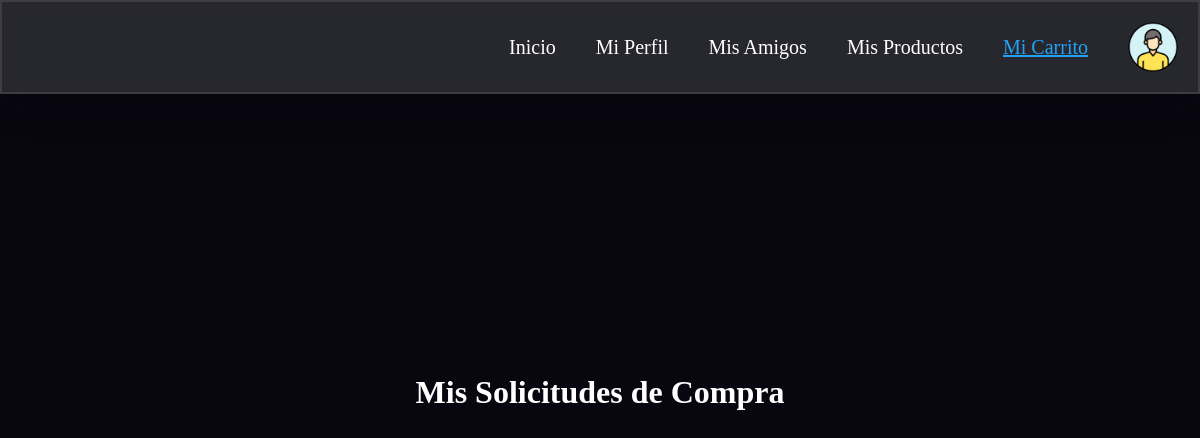
The app's page /carrito (signed in), older data.
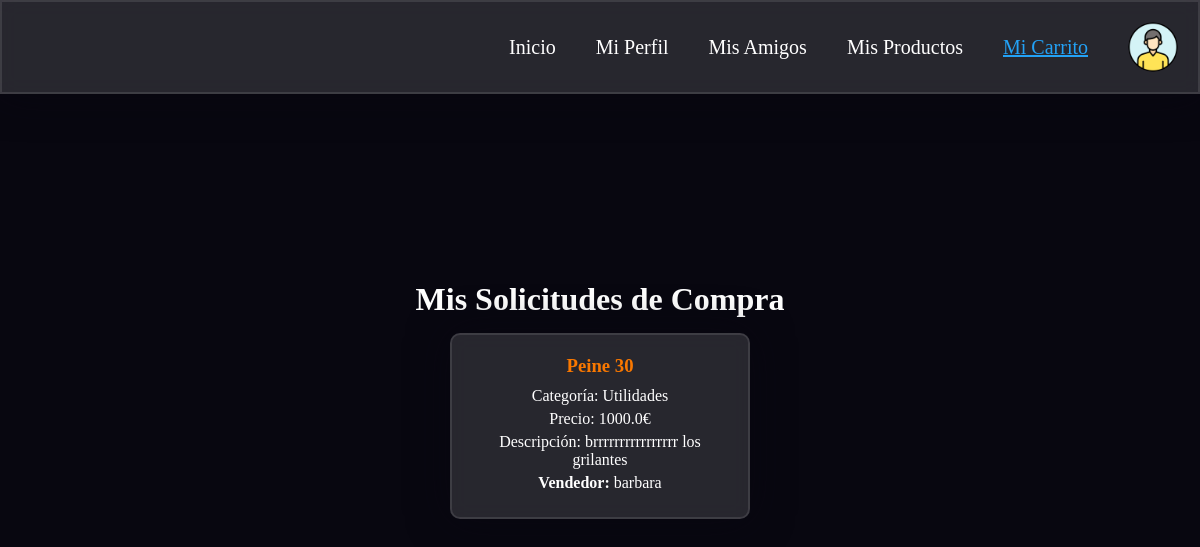
The same page, newer data.
### app.py (models this page shows)
class Product(db.Model):
    __tablename__ = 'products'
    id = db.Column(db.Integer, primary_key=True)
    name = db.Column(db.String(80), nullable=False)
    category = db.Column(db.String(80), nullable=False)
    price = db.Column(db.Float, nullable=False)
    description = db.Column(db.String(200), nullable=False)
    status = db.Column(db.String(20), nullable=False, default='en venta')
    seller_id = db.Column(db.Integer, db.ForeignKey('users.id'), nullable=False)
    buyer_id = db.Column(db.Integer, db.ForeignKey('users.id'), nullable=True)
    message = db.Column(db.String(200), nullable=True)
    created_at = db.Column(db.String(120), nullable=False)
    signature = db.Column(db.String(512), nullable=True)  # Firma digital

class User(db.Model):
    __tablename__ = 'users'
    id = db.Column(db.Integer, primary_key=True)
    username = db.Column(db.String(80), unique=True, nullable=False)
    nombre = db.Column(db.String(80), nullable=False)
    ciudad = db.Column(db.String(80), nullable=False)
    email = db.Column(db.String(120), unique=True, nullable=False)
    bank_account = db.Column(db.String(50), nullable=False, default="")  # Usar cadena vacía como valor por defecto
    key = db.Column(db.String(64), nullable=False)
    salt = db.Column(db.String(32), nullable=False)
    created_at = db.Column(db.String(120), nullable=False)
    updated_at = db.Column(db.String(120), nullable=False)
    objetos_vendidos = db.Column(db.String(200), nullable=True, default="")
    objetos_comprados = db.Column(db.String(200), nullable=True, default="")
    products_sold = db.relationship('Product', backref='seller', lazy=True, foreign_keys='Product.seller_id')
    products_bought = db.relationship('Product', backref='buyer', lazy=True, foreign_keys='Product.buyer_id')
    keys = db.relationship('UserKeys', back_populates='user', uselist=False)  # Relación uno a uno

### app.py (the view)
@app.route('/carrito')
def carrito():
    user_id = session.get('user_id')
    productos_carrito = Product.query.filter_by(buyer_id=user_id, status='pendiente de confirmación').all()
    return render_template('carrito.html', productos_carrito=productos_carrito)

### templates/carrito.html (shortened to what this page needs)
<!DOCTYPE html>
<html lang="en">
<head>
    <link rel="stylesheet" type="text/css" href="{{ url_for('static', filename='styles/carrito.css') }}">
</head>
<body>
    <nav>
        <a href="{{ url_for('app_route') }}">Inicio</a>
        <a href="{{ url_for('perfil') }}">Mi Perfil</a>
        <a href="{{ url_for('amigos') }}">Mis Amigos</a>
        <a href="{{ url_for('productos') }}">Mis Productos</a>
        <a class="selected" href="{{ url_for('carrito') }}">Mi Carrito</a>
        <img src="{{ url_for('static', filename='imagenes/perfil.png') }}" alt="Perfil" id="profile-img">
    </nav>
    <h1>Mis Solicitudes de Compra</h1>
    <div class="product-list">
        {% for producto in productos_carrito %}
            <div class="product-card">
                <h3>{{ producto.name }}</h3>
                <p>Categoría: {{ producto.category }}</p>
                <p>Precio: {{ producto.price }}€</p>
                <p>Descripción: {{ producto.description }}</p>
                <p><strong>Vendedor:</strong> {{ producto.seller.username }}</p>
            </div>
        {% endfor %}
    </div>
</body>
</html>

Row changes from the older to the newer data that the page shows:
added Product: name "Peine 30", category "Utilidades", price "1000.0", description "brrrrrrrrrrrrrrrr los grilantes", seller.username "barbara"
